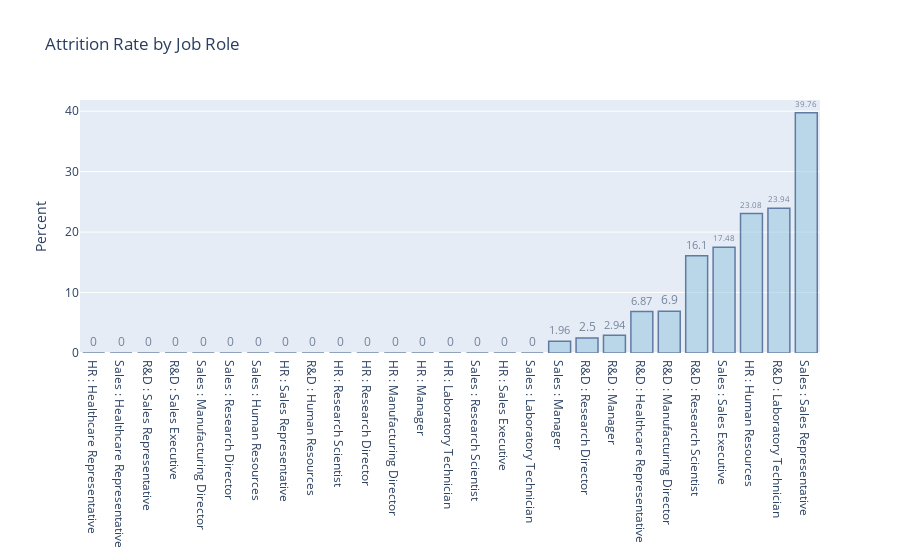

Notebook source saved alongside this figure:
### Markdown cell above
### Other method - Check attrition rate within that department to see which department and job role has the highest attrition rate

### Code cell
# Other method
grouped = df.groupby(["Department","JobRole","Attrition"])
output = pd.DataFrame()
output['n'] = grouped["Attrition"].count()

# Identifying sub-categories within cohorts
output['pct'] = output['n'].groupby("JobRole").transform(lambda x: x/x.sum())

# Reset index 
output = output.reset_index()

# Filter for only employees who have left 
output_yes = output[output["Attrition"] == "Yes"]

# Replace long dept names with acronyms
output_yes['Department'] = output_yes['Department'].str.replace('Research & Development', "R&D", case=False)
output_yes['Department'] = output_yes['Department'].str.replace('Human Resources', "HR", case=False)

# Add column with combined dept & job role
output_yes['dept_jobrole'] = output_yes['Department'].str.cat(output_yes[['JobRole']], sep=' : ')

# Sort in ascending order for plotting
output_yes = output_yes.sort_values('pct', ascending=True)

# Change decimal to integer for readability 
output_yes['pct'] = output_yes['pct'] * 100

# Plotly object: Attrition Count by Dept
p = [go.Bar(x = output_yes.dept_jobrole, 
            y = output_yes.pct,
            text=output_yes.pct.round(decimals=2),
            textposition = 'outside',
            orientation = 'v',
            opacity=0.6, 
            marker=dict(
                color='rgb(158,202,225)',
                line=dict(
                    color='rgb(8,48,107)',
                    width=1.5)))]

# Pieces of Flair
layout = go.Layout(title='Attrition Rate by Job Role',
                   yaxis=dict(title="Percent"),
                   margin = dict(b = 120
  ))
fig = go.Figure(data=p, layout=layout)

# Plot it
py.offline.iplot(fig)

### Figure 1 — Plotly figure (JSON) as saved in the notebook; plotly's stock layout.template omitted (floating-point values rounded to 4 significant figures)
{"data": [{"marker": {"color": "rgb(158,202,225)", "line": {"color": "rgb(8,48,107)", "width": 1.5}}, "opacity": 0.6, "orientation": "v", "text": [0, 0, 0, 0, 0, 0, 0, 0, 0, 0, 0, 0, 0, 0, 0, 0, 0, 1.96, 2.5, 2.94, 6.87, 6.9, 16.1, 17.48, 23.08, 23.94, 39.76], "textposition": "outside", "type": "bar", "x": ["HR : Healthcare Representative", "Sales : Healthcare Representative", "R&D : Sales Representative", "R&D : Sales Executive", "Sales : Manufacturing Director", "Sales : Research Director", "Sales : Human Resources", "HR : Sales Representative", "R&D : Human Resources", "HR : Research Scientist", "HR : Research Director", "HR : Manufacturing Director", "HR : Manager", "HR : Laboratory Technician", "Sales : Research Scientist", "HR : Sales Executive", "Sales : Laboratory Technician", "Sales : Manager", "R&D : Research Director", "R&D : Manager", "R&D : Healthcare Representative", "R&D : Manufacturing Director", "R&D : Research Scientist", "Sales : Sales Executive", "HR : Human Resources", "R&D : Laboratory Technician", "Sales : Sales Representative"], "y": [0, 0, 0, 0, 0, 0, 0, 0, 0, 0, 0, 0, 0, 0, 0, 0, 0, 1.961, 2.5, 2.941, 6.87, 6.897, 16.1, 17.48, 23.08, 23.94, 39.76]}], "layout": {"margin": {"b": 120}, "title": {"text": "Attrition Rate by Job Role"}, "yaxis": {"title": {"text": "Percent"}}}}
